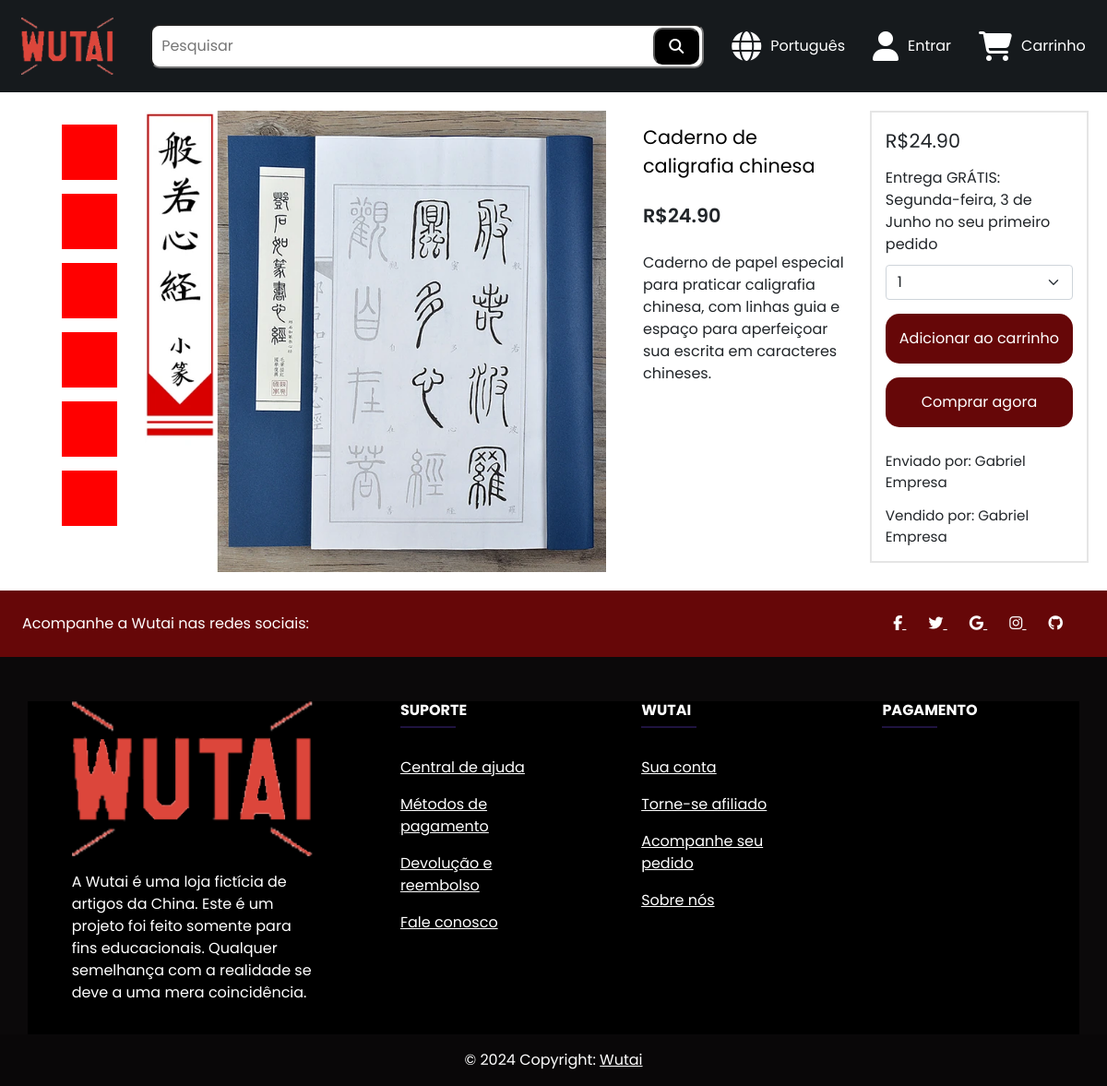
Page /Wutai/website/products/products_page.php?productId=17 on the committed database.
### tables this page shows
CREATE TABLE `product` (
  `idProduct` bigint(20) NOT NULL,
  `productName` varchar(100) NOT NULL,
  `category` varchar(60) NOT NULL,
  `quantity` int(11) NOT NULL,
  `productDescription` varchar(1000) NOT NULL,
  `productImage` varchar(255) NOT NULL,
  `price` decimal(10,2) NOT NULL,
  `deliver` varchar(60) NOT NULL,
  `idSeller` bigint(20) DEFAULT NULL
);

CREATE TABLE `seller` (
  `idSeller` bigint(20) NOT NULL,
  `enterpriseName` varchar(60) NOT NULL,
  `creationDate` datetime NOT NULL DEFAULT current_timestamp(),
  `idUser` bigint(20) DEFAULT NULL
);

### Wutai/website/products/products_page.php (the view, shortened to what this page needs)
<!DOCTYPE html>
<html lang="pt-BR">
<head>
    <link rel="stylesheet" href="../../styles/header.css">
    <link rel="stylesheet" href="../../styles/productPage.css">
    <link rel="stylesheet" href="../../styles/footer.css">
    <link href="https://cdn.jsdelivr.net/npm/bootstrap@5.0.2/dist/css/bootstrap.min.css" rel="stylesheet">
</head>
<body>
    <?php include('../header/header.php');
    $product = mysqli_query($conn, "SELECT * FROM `product` WHERE `idProduct` = '$_GET[productId]'");
    $idSellerResult = mysqli_query($conn, "SELECT * FROM `product` WHERE `idProduct` = '$_GET[productId]'");
    $idSeller = mysqli_fetch_array($idSellerResult);
    if ($idSeller) {
        $sellerNameResult = mysqli_query($conn, "SELECT * FROM `seller` WHERE `idSeller` = '$idSeller[idSeller]'");
        $seller = mysqli_fetch_array($sellerNameResult);
    }
    while ($usuario = mysqli_fetch_assoc($product)) {
    ?>
        <div class="product__container">
            <div class="product__image__container">
                <ul>
                    <li></li>
                    <li></li>
                    <li></li>
                    <li></li>
                    <li></li>
                    <li></li>
                </ul>
                <div class="product__image"><img src="/php_programs/Wutai/Wutai/website/seller/productCRUD/<?php echo $usuario['productImage'] ?>" alt=""></div>
            </div>
            <div class="product__title">
                <span id="titleProduct"><?php echo $usuario['productName']; ?></span>
                <span id="priceProduct">R$ <span><?php echo $usuario['price']; ?></span></span>
                <span class="product__details"><?php echo $usuario['productDescription']; ?></span>
            </div>
            <div class="product__price">
                <span class="price__span">R$<?php echo $usuario['price']; ?></span>
                <span>Entrega GRÁTIS: Segunda-feira, 3 de Junho no seu primeiro pedido</span>
                <form method="POST" action="/php_programs/Wutai/Wutai/website/user/cart/addProductCart.act.php">
                    <select class="form-select" aria-label="Default select example" style="margin-top: 10px;" name="quantity">
                        <?php
                            $quantity = $usuario['quantity'];
                            for ($i = 1; $i <= $quantity; $i++) {
                                echo "<option value='$i'>$i</option>";
                            }
                        ?>
                    </select>
                    <input type="submit" value="Adicionar ao carrinho" style="width: 100%;">
                </form>
                <input type="submit" value="Comprar agora">
                <div class="product__price__details__seller">
                    <span class="span__seller">Enviado por: <?php echo $usuario['deliver']; ?></span></span>
                    <span class="span__seller">Vendido por: <?php echo $seller['enterpriseName']; ?></span></span>
                </div>
            </div>
        </div>
    <?php
    }
    include('../footer/footer.php')
    ?>
</body>
</html>

### Wutai/website/header/header.php (shortened to what this page needs)
<?php
require_once(BASE_PATH . DIRECTORY_SEPARATOR . 'connect.php');
@$id = $_SESSION['idUser'];
if (isset($_SESSION['name'])) {
    $name = $_SESSION['name'];
} else {
    $name = "Entrar/Registar";
}
?>
<header>
    <a href="/php_programs/Wutai/Wutai/website/index.php"><img src="/php_programs/Wutai/Wutai/public/img/logo2.png" alt=""></a>
    <div class="search__box">
        <input type="text" name="" id="searchInput" placeholder="Pesquisar">
        <button id="searchButton"><i class="fa-solid fa-magnifying-glass"></i></button>
    </div>
    <div class="header__wrapper">
        <div class="language">
            <i class="fa-solid fa-globe"></i>
            <span>Português</span>
        </div>
        <div class="user">
            <i class="fa-solid fa-user"></i>
            <?php
            if ($name != "Entrar/Registar") {
                echo "<a href='/php_programs/Wutai/Wutai/website/user/homepage/homepage.php' id='menu'>Olá, $name!</a>
                    <div class='user__panel'>
                        <a href='/php_programs/Wutai/Wutai/website/user/homepage/homepage.php?user=$id'>Perfil</a>
                        <a href='/php_programs/Wutai/Wutai/website/user/orders/orders.php?user=$id'>Pedidos</a>
                        <a href='/php_programs/Wutai/Wutai/website/user/address/address.php?user=$id'>Endereços</a>
                        <a href='/php_programs/Wutai/Wutai/website/user/settings/settings.php?user=$id'>Definições</a>";
                if (isset($idSeller)) {
                    echo "<a href='/php_programs/Wutai/Wutai/website/seller/affiliatePanel.php?user=$idSeller'>Afiliado</a>";
                }
                echo "<a href='/php_programs/Wutai/Wutai/website/user/login/logout.php'>Sair</a>
                    </div>
                ";
            } else {
                echo "<a href='/php_programs/Wutai/Wutai/website/user/login/login.php'>Entrar</a>
                <div class='user__panel'>
                <a href='/php_programs/Wutai/Wutai/website/user/register/register.php'>Registrar</a>
                <a href='/php_programs/Wutai/Wutai/website/user/login/login.php'>Entrar</a>";
                echo "</div>";
            }
            ?>
        </div>
        <div class="cart__shopping">
            <?php
            if (isset($_SESSION['idCart'])) {
                @$sqlCount = "SELECT COUNT(idCart) FROM `cart_items` WHERE `idCart` = $idCart";
                @$sqlQueryCount = mysqli_query($conn, $sqlCount);
                @$count = mysqli_fetch_array($sqlQueryCount);
                echo "<i class='fa-solid fa-cart-shopping'><span> $count[0]</span></i>";
                if (isset($_SESSION['idUser'])) {
                    echo "<a href='/php_programs/Wutai/Wutai/website/user/cart/cart.php?user=$id'>Carrinho</a>";
                } else {
                    echo "<a href='/php_programs/Wutai/Wutai/website/user/cart/cart.php'>Carrinho</a>";
                }
            } else {
                echo "<i class='fa-solid fa-cart-shopping'><span></span></i>";
                if (isset($_SESSION['idUser'])) {
                    echo "<a href='/php_programs/Wutai/Wutai/website/user/cart/cart.php?user=$id'>Carrinho</a>";
                } else {
                    echo "<a href='/php_programs/Wutai/Wutai/website/user/cart/cart.php'>Carrinho</a>";
                }
            }
            ?>
        </div>
    </div>
</header>

### Wutai/website/footer/footer.php (shortened to what this page needs)
<footer class="text-center text-lg-start text-white">
    <section class="d-flex justify-content-between p-4" id="socialMedia">
        <div class="me-5">
            <span>Acompanhe a Wutai nas redes sociais:</span>
        </div>
        <div>
            <a href="" class="text-white me-4">
                <i class="fab fa-facebook-f"></i>
            </a>
            <a href="" class="text-white me-4">
                <i class="fab fa-twitter"></i>
            </a>
            <a href="" class="text-white me-4">
                <i class="fab fa-google"></i>
            </a>
            <a href="" class="text-white me-4">
                <i class="fab fa-instagram"></i>
            </a>
            <a href="" class="text-white me-4">
                <i class="fab fa-github"></i>
            </a>
        </div>
    </section>
    <section class="">
        <div class="container text-center text-md-start mt-5">
            <div class="row mt-3">
                <div class="col-md-3 col-lg-4 col-xl-3 mx-auto mb-4" id="logo">
                    <img src="/php_programs/Wutai/Wutai/public/img/logo2.png" alt="">
                    <p  style="margin-top: 1rem;">
                        A Wutai é uma loja fictícia de artigos da China. Este é um projeto foi feito somente para fins educacionais.
                        Qualquer semelhança com a realidade se deve a uma mera coincidência.
                    </p>
                </div>
                <div class="col-md-2 col-lg-2 col-xl-2 mx-auto mb-4">
                    <h6 class="text-uppercase fw-bold">Suporte</h6>
                    <hr class="mb-4 mt-0 d-inline-block mx-auto" style="width: 60px; background-color: #7c4dff; height: 2px" />
                    <p>
                        <a href="#!" class="text-white">Central de ajuda</a>
                    </p>
                    <p>
                        <a href="#!" class="text-white">Métodos de pagamento</a>
                    </p>
                    <p>
                        <a href="#!" class="text-white">Devolução e reembolso</a>
                    </p>
                    <p>
                        <a href="#!" class="text-white">Fale conosco</a>
                    </p>
                </div>
                <div class="col-md-3 col-lg-2 col-xl-2 mx-auto mb-4">
                    <h6 class="text-uppercase fw-bold">Wutai</h6>
                    <hr class="mb-4 mt-0 d-inline-block mx-auto" style="width: 60px; background-color: #7c4dff; height: 2px" />
                    <p>
                        <a href="#!" class="text-white">Sua conta</a>
                    </p>
                    <p>
                        <a href="/php_programs/Wutai/Wutai/website/seller/sellerRegister/sellerRegister.php?auth=<?php echo isset($_SESSION['idUser']) ? 'true' : 'false'; ?>&seller=<?php echo isset($_SESSION['idSeller']) ? 'true' : 'false'; ?> " class="text-white">Torne-se afiliado</a>
                    </p>
                    <p>
                        <a href="#!" class="text-white">Acompanhe seu pedido</a>
                    </p>
                    <p>
                        <a href="#!" class="text-white">Sobre nós</a>
                    </p>
                </div>
                <div class="col-md-4 col-lg-3 col-xl-3 mx-auto mb-md-0 mb-4" id="paymentFooter">
                    <h6 class="text-uppercase fw-bold">Pagamento</h6>
                    <hr class="mb-4 mt-0 d-inline-block mx-auto" style="width: 60px; background-color: #7c4dff; height: 2px" />
                    <div class="payment__methods">
                    </div>
                </div>
            </div>
        </div>
    </section>
    <div class="text-center p-3" style="background-color: rgba(0, 0, 0, 0.2)">
        © 2024 Copyright:
        <a class="text-white" href="#">Wutai</a>
    </div>
</footer>
</body>
</html>

### Wutai/styles/header.css (style rules this page uses)
* { margin: 0; padding: 0; box-sizing: border-box; font-family: "Poppins", sans-serif; }
header { display: flex; justify-content: center; align-items: center; width: 100%; height: 100px; background-color: #161a1d; color: #FFFFFF; }
header img { width: 100px; margin: 0px 20px; }
header a { display: flex; text-decoration: none; color: #FFFFFF; }
.search__box { width: 50%; display: flex; align-items: center; flex-direction: row; margin: 20px; }
.search__box #searchInput { padding: 10px; width: 100%; border-radius: 10px; }
.search__box #searchButton { display: flex; justify-content: center; align-items: center; background-color: #000; margin-left: -55px; height: 40px; padding: 15px; border-radius: 10px; color: #FFFFFF; }
.user { position: relative; }
.user, .cart__shopping, .language { display: flex; align-items: center; margin: 10px; }
.user i, .cart__shopping i, .language i { font-size: clamp(1rem, 5vw, 2rem); position: relative; display: flex; justify-content: center; align-items: center; }
.user a, .user span, .user button, .cart__shopping a, .cart__shopping span, .cart__shopping button, .language a, .language span, .language button { margin: 10px; text-decoration: none; }
.header__wrapper { display: flex; }

### Wutai/styles/productPage.css (style rules this page uses)
* { margin: 0; padding: 0; box-sizing: border-box; font-family: "Poppins", sans-serif; }
.product__container { width: 100%; display: flex; flex-direction: row; padding: 20px; }
.product__container span { margin-top: 13px; display: flex; flex-direction: row; align-items: flex-end; }
.product__container .product__image__container { height: auto !important; width: 100% !important; display: flex; flex-direction: row; }
.product__container .product__image__container ul { height: 100%; }
.product__container .product__image__container ul li { width: 5% !important; padding: 30px; list-style: none; display: flex; flex-direction: column; margin: 15px; background-color: red; }
.product__container .product__image { height: 100% !important; display: flex; flex-direction: column; align-items: center; padding: 0 15px; }
.product__container .product__image img { width: 500px !important; height: 500px !important; }
.product__container .product__title { width: 100%; margin: 0 10px; padding: 0 15px; display: flex; flex-direction: column; }
.product__container .product__title #titleProduct { width: 100%; font-size: clamp(1rem, 10vw, 1.3rem); color: black; }
.product__container .product__title #priceProduct { margin: 10px 0; font-size: clamp(1rem, 10vw, 1.3rem); font-weight: 600; }
.product__container .product__price { border: rgba(195, 195, 195, 0.4392156863) 2px solid; display: flex; flex-direction: column; padding: 15px; width: 52%; height: 100%; }
.product__container .product__price input { margin-top: 15px; padding: 15px; background-color: #660708; color: #fff; border: none; border-radius: 15px; }
.product__container .product__price .price__span { font-size: clamp(1rem, 10vw, 1.3rem); margin: 0; }
.product__container .product__price__details__seller { margin-top: 13px !important; display: flex; flex-direction: column; justify-content: space-between; font-size: clamp(0.3rem, 2.5vw, 0.95rem); }
.product__container .product__price__details__seller .span__seller { display: flex; justify-content: space-between; }

### Wutai/styles/footer.css (style rules this page uses)
* { margin: 0; padding: 0; box-sizing: border-box; font-family: "Poppins", sans-serif; }
footer { background-color: #0B090A; }
footer .container { background-color: #000; }
footer #socialMedia { background-color: #660708; }
footer #logo img { width: 100%; height: 50%; }
footer #paymentFooter { width: 16.6666666%; }
footer #paymentFooter .payment__methods { display: flex; flex-wrap: wrap; }

### rows in the picture
product: productImage (picture), productName "Caderno de caligrafia chinesa", price "24.90", productDescription "Caderno de papel especial para praticar caligrafia chinesa, com linhas guia e espaço para aperfeiçoar sua escrita em caracteres chineses.", deliver "Gabriel Empresa", idSeller.enterpriseName "Gabriel Empresa"

### other values in the picture
form field quantity "1"
